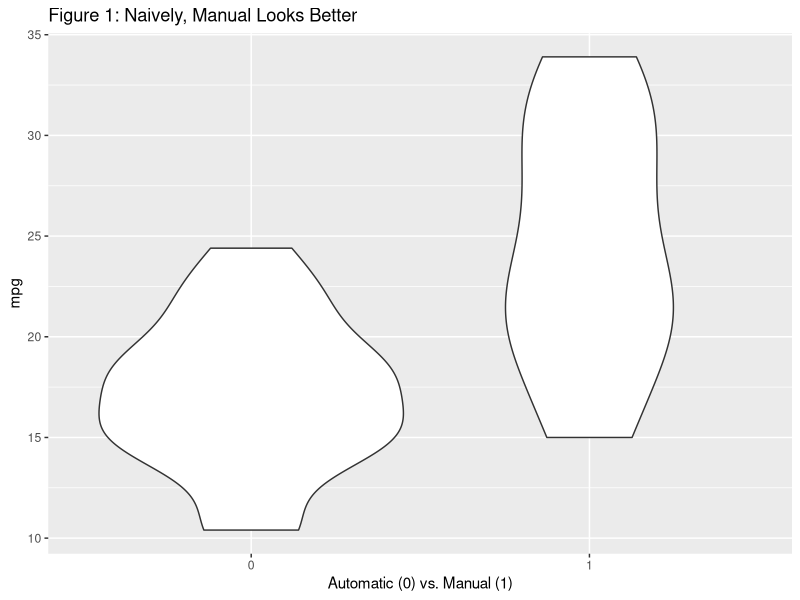
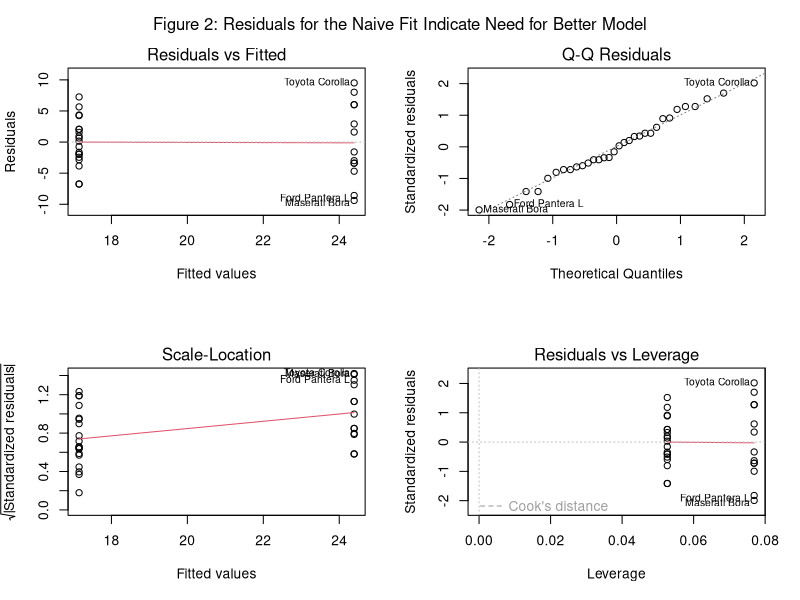
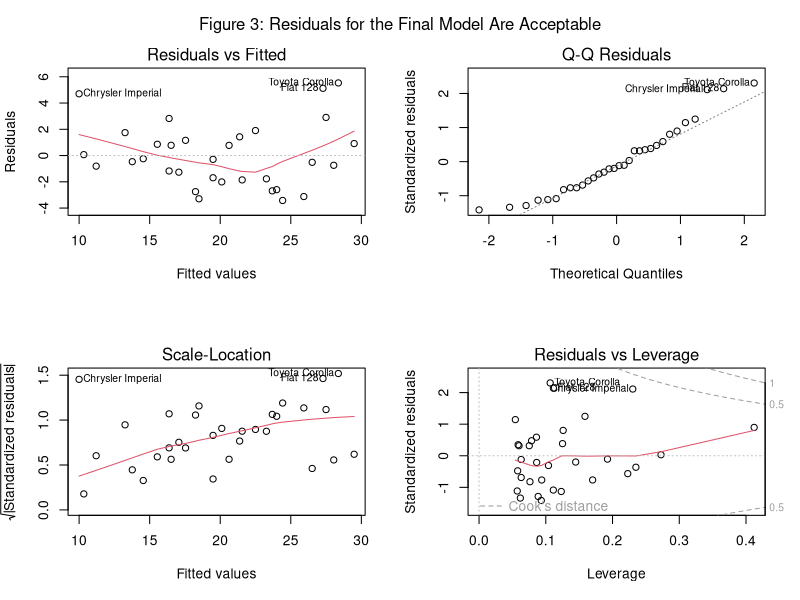
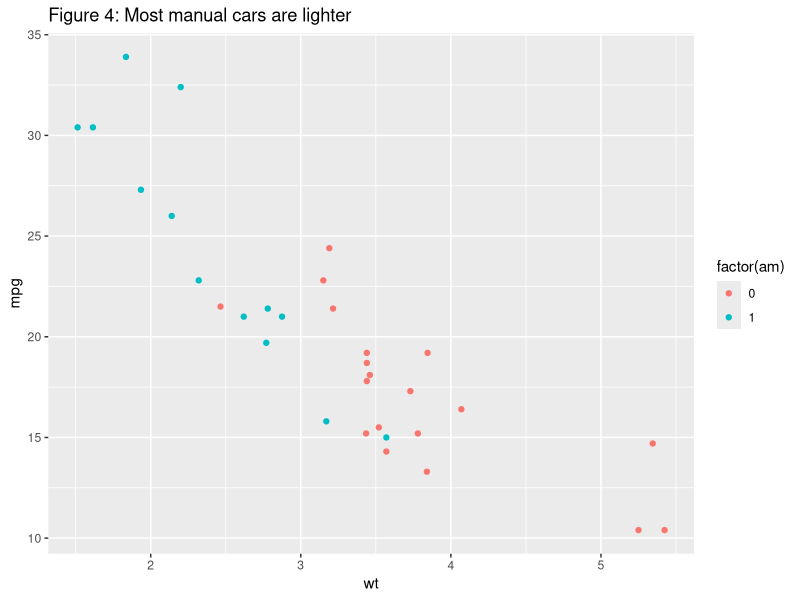
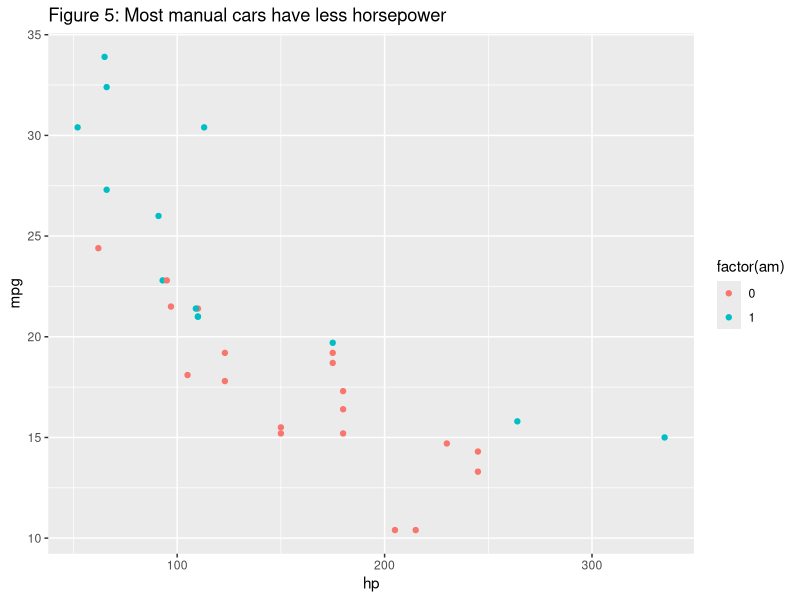

These charts were generated, in order, by the following R code:
## ---- chunk 1
knitr::opts_chunk$set(echo = TRUE)
## ---- chunk 2
head(mtcars)
dim(mtcars)
mtcars[,'cyl'] <- as.factor(mtcars[,'cyl'])
mtcars[,'am'] <- as.factor(mtcars[,'am'])
mtcars[,'vs'] <- as.factor(mtcars[,'vs'])
mtcars[,'gear'] <- as.factor(mtcars[,'gear'])
mtcars[,'carb'] <- as.factor(mtcars[,'carb'])
## ---- chunk 3
naive_fit <- lm(mpg ~ am, mtcars)
summary(naive_fit)$r.squared
coef(naive_fit)[2]
## ---- chunk 4
fit2 <- lm(mpg ~ factor(am) + hp, mtcars)
summary(fit2)$r.squared
anova(naive_fit, fit2)$`Pr(>F)`
final_model <- lm(mpg ~ factor(am) + hp + wt, mtcars)
summary(final_model)$r.squared
anova(fit2, final_model)$`Pr(>F)`
## ---- chunk 5
library(ggplot2)
ggplot(mtcars, aes(factor(am), mpg)) + geom_violin() + labs(x="Automatic (0) vs. Manual (1)", title="Figure 1: Naively, Manual Looks Better")
## ---- chunk 6
par(mfrow = c(2, 2))
plot(naive_fit)
mtext("Figure 2: Residuals for the Naive Fit Indicate Need for Better Model", side = 3, line = -2, outer = TRUE)
## ---- chunk 7
par(mfrow = c(2, 2))
plot(final_model)
mtext("Figure 3: Residuals for the Final Model Are Acceptable", side = 3, line = -2, outer = TRUE)
## ---- chunk 8
ggplot(mtcars, aes(x=wt, y=mpg, color = factor(am))) + geom_point() + labs(title="Figure 4: Most manual cars are lighter")
ggplot(mtcars, aes(x=hp, y=mpg, color = factor(am))) + geom_point() + labs(title="Figure 5: Most manual cars have less horsepower")
